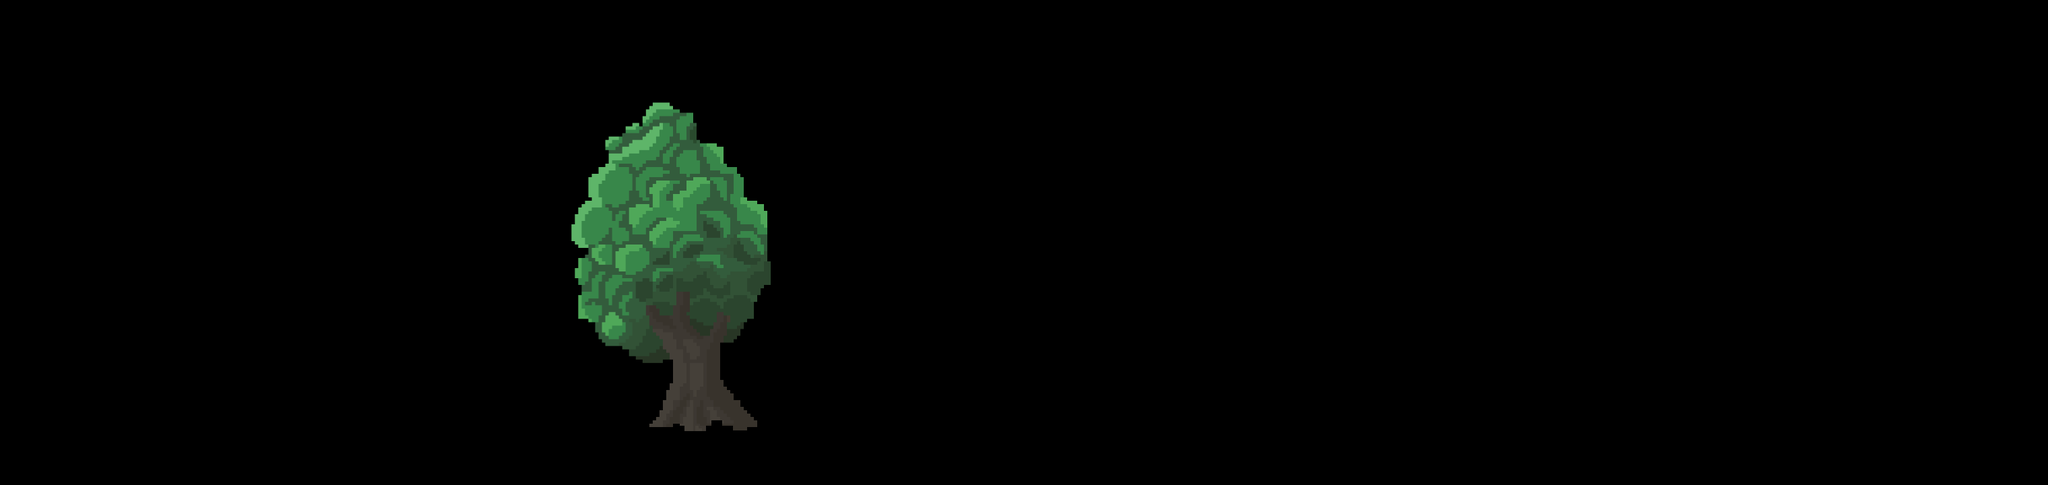

A 2D game scene composited from a Tiled map and its tileset images. What follows is a short description and the map's XML, with each tile layer's data collapsed to a summary:
An orthogonal 380x90 tile map with 8x8 px tiles, 1 tile layer (FRONT_MAP), 5 tilesets.

<map version="1.5" tiledversion="1.6.0" orientation="orthogonal" renderorder="left-up" width="380" height="90" tilewidth="8" tileheight="8" infinite="0" nextlayerid="10" nextobjectid="1">
 <tileset firstgid="1" source="open_tileset.tsx" />
 <tileset firstgid="27361" source="Interior-Furniture.tsx" />
 <tileset firstgid="31457" source="Interior-Walls-Beige.tsx" />
 <tileset firstgid="33057" source="Objects.tsx" />
 <tileset firstgid="34081" name="Tree" tilewidth="8" tileheight="8" tilecount="2294" columns="37">
  <image source="m_tree.png" width="296" height="502" />
 </tileset>
 <layer id="9" name="FRONT_MAP" width="380" height="90">
  <data>[34200 cells, 2277 non-empty, 2277 distinct tile ids]</data>
 </layer>
</map>
